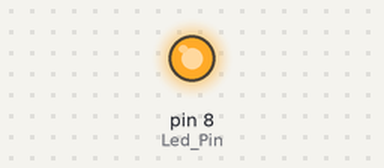
A sketch run on a simulated Arduino Uno, built with avr-gcc and run on an emulated ATmega328P. Parts: output pins drawn as LEDs (lit = HIGH).

Above: at 2.1 s.
At 12.1 s:
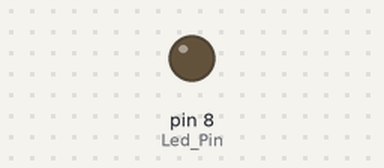
Timing chart, 0 to 17.2 s (numbered marks = the images above):
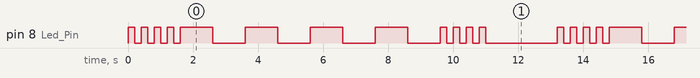

The sketch:

led_1.ino
```cpp
int Led_Pin = 8;
void setup() {
  // put your setup code here, to run once:
  pinMode(Led_Pin, OUTPUT);
}

void blips(int time_, int counts){
  int num = 0;
  while(num <= counts){
    digitalWrite(Led_Pin, HIGH);
    delay(time_);
    digitalWrite(Led_Pin, LOW);
    delay(time_);
    num++;
  }
}
int counter = 0;
void loop() {
  // put your main code here, to run repeatedly:
  while(counter < 5){
    blips(200, 3);
    blips(1000, 3);
    blips(200, 3);
    delay(2000);
    counter++;
  }
}
```

Measured:
- by itself, pin 8 (Led_Pin): repeats every 13.2 s: 4 × (HIGH 1.0 s, LOW 1.0 s), 3 × (HIGH 0.20 s, LOW 0.20 s), HIGH 0.20 s, LOW 2.2 s, 4 × (HIGH 0.20 s, LOW 0.20 s)
- by itself, everything shown: repeats every 13.2 s, in 24 steps
